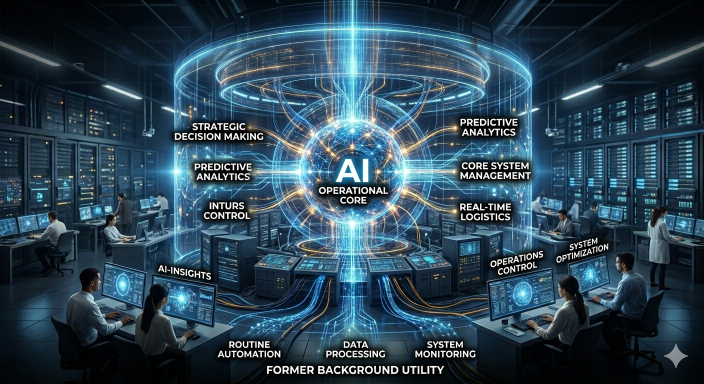
#> input picture quiet-integration-img-5877-2.png, 1408 x 768 px (shown at 1/2 size)
$ python resize_image_asset.py ../quiet-integration-img-5877-2.png
#> lines starting #> are read from the running program, lines starting #| are printed output that depends on the picture
#!/usr/bin/env python3
"""
Downscale an image asset to 85% of its original size, in place.

Usage:
  python3 scripts/resize_image_asset.py "/path/to/image.png"
"""

from __future__ import annotations

import argparse
from pathlib import Path
from typing import Tuple

from PIL import Image


def resize_asset_in_place(image_path: str) -> Tuple[int, int, int, int]:
    """
    Resize an image to exactly 85% of original width and height.

    Returns:
      (original_width, original_height, new_width, new_height)
    """
#> called with image_path = '../quiet-integration-img-5877-2.png'
    path = Path(image_path)
    if not path.exists():
        raise FileNotFoundError(f"Image not found: {path}")

    with Image.open(path) as img:
#> img is the input picture: PIL image 1408x768 RGB; mean R, G, B 44, 68, 83.6
        original_width, original_height = img.size
#> original_width = 1408; original_height = 768

        new_width = max(1, round(original_width * 0.85))
#> new_width = 1197
        new_height = max(1, round(original_height * 0.85))
#> new_height = 653

        resized = img.resize((new_width, new_height), resample=Image.Resampling.LANCZOS)
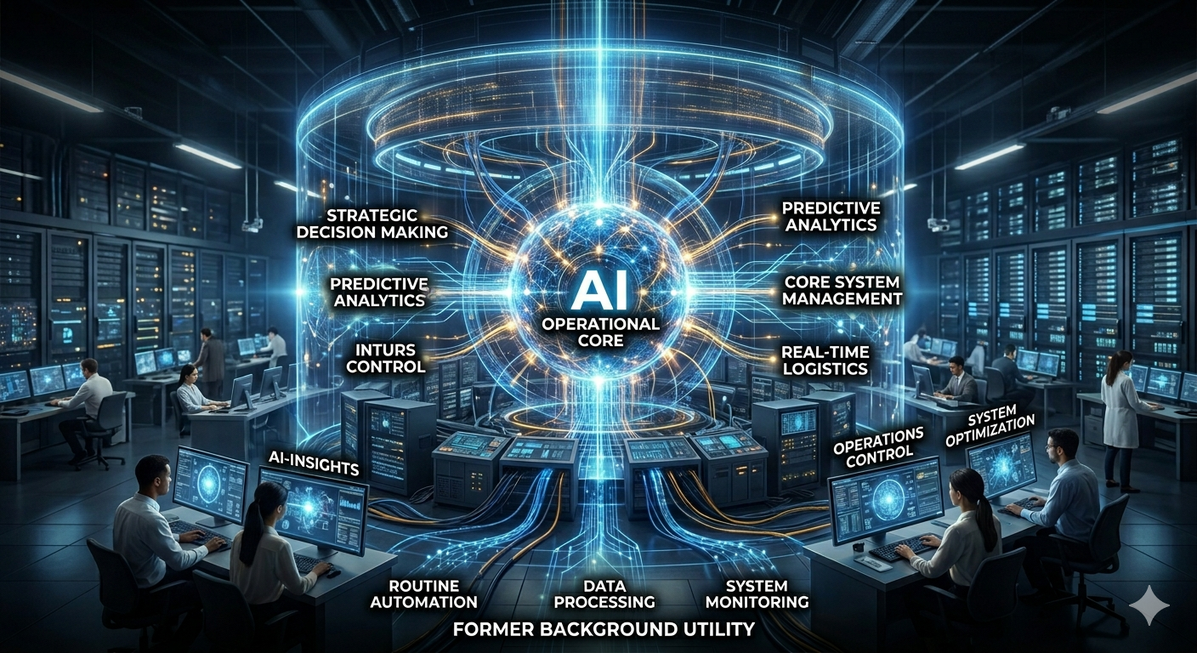
#> resized: PIL image 1197x653 RGB; mean R, G, B 44, 68, 83.6

        save_kwargs = {}
        image_format = (img.format or "").upper()
#> image_format = 'PNG'

        # Keep quality high for lossy formats.
        if image_format in {"JPEG", "JPG", "WEBP"}:
            save_kwargs["quality"] = 95

        resized.save(path, format=img.format, **save_kwargs)

    return original_width, original_height, new_width, new_height


def main() -> None:
    parser = argparse.ArgumentParser(description="Resize image asset to 85% in place.")
    parser.add_argument("image_path", help="Path to the image file.")
    args = parser.parse_args()

    ow, oh, nw, nh = resize_asset_in_place(args.image_path)
#> ow = 1408; oh = 768; nw = 1197; nh = 653
    print(f"Resized in place: {args.image_path}")
    print(f"Original: {ow}x{oh}")
#| Original: 1408x768
    print(f"New:      {nw}x{nh}")
#| New:      1197x653


if __name__ == "__main__":
    main()

$ run again, on quiet-integration-img-5878.png
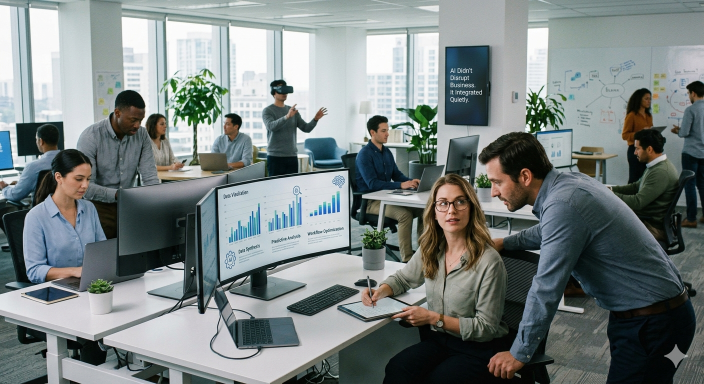
#> input picture quiet-integration-img-5878.png, 1408 x 768 px (shown at 1/2 size)
#> in resize_asset_in_place, img is the input picture: PIL image 1408x768 RGB; mean R, G, B 121.2, 129.8, 129.1
#> in resize_asset_in_place, `resized = img.resize((new_width, new_height), resample=Image.Resamplin..`:
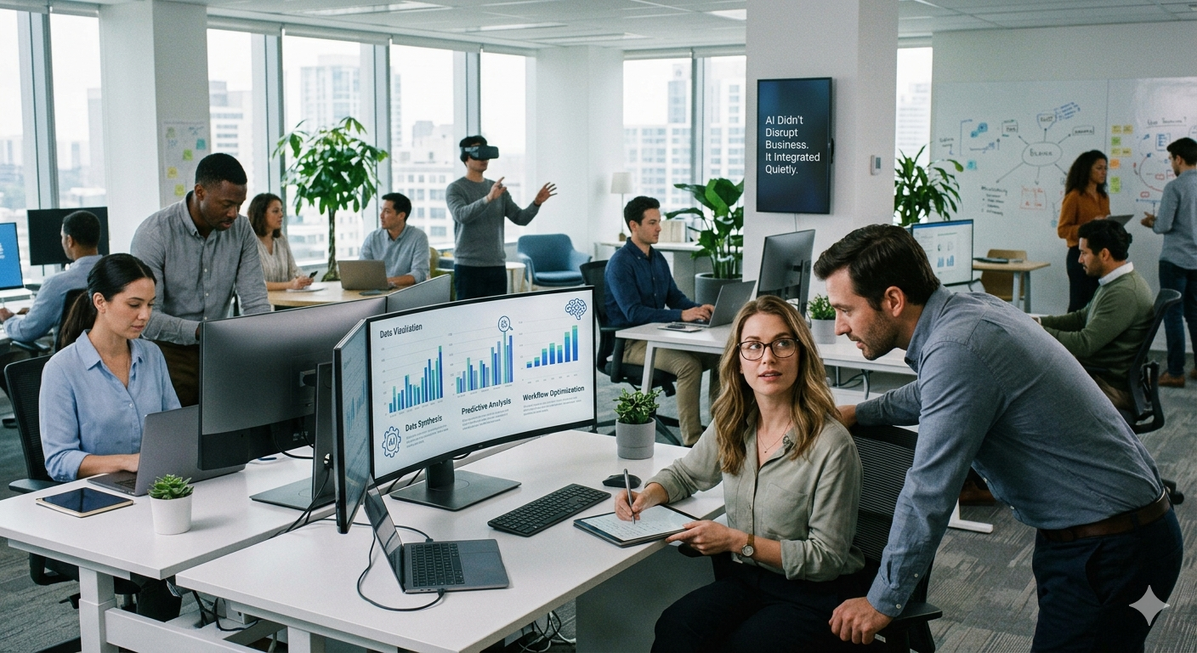
#> resized: PIL image 1197x653 RGB; mean R, G, B 121.2, 129.8, 129.1
#| Original: 1408x768
#| New:      1197x653
